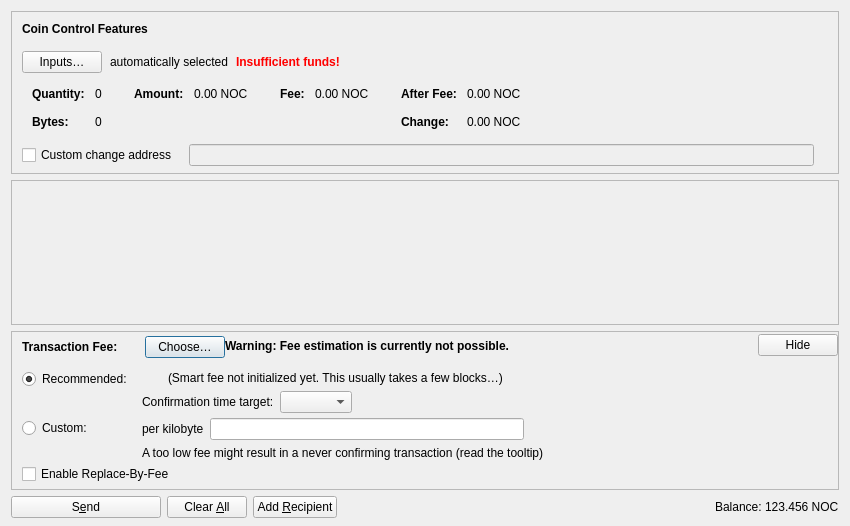
<?xml version="1.0" encoding="UTF-8"?>
<ui version="4.0">
 <class>SendCoinsDialog</class>
 <widget class="QDialog" name="SendCoinsDialog">
  <property name="geometry">
   <rect>
    <x>0</x>
    <y>0</y>
    <width>850</width>
    <height>526</height>
   </rect>
  </property>
  <property name="windowTitle">
   <string>Send Coins</string>
  </property>
  <layout class="QVBoxLayout" name="verticalLayout" stretch="0,1,0,0">
   <property name="bottomMargin">
    <number>8</number>
   </property>
   <item>
    <widget class="QFrame" name="frameCoinControl">
     <property name="sizePolicy">
      <sizepolicy hsizetype="Expanding" vsizetype="Expanding">
       <horstretch>0</horstretch>
       <verstretch>0</verstretch>
      </sizepolicy>
     </property>
     <property name="maximumSize">
      <size>
       <width>16777215</width>
       <height>16777215</height>
      </size>
     </property>
     <property name="frameShape">
      <enum>QFrame::StyledPanel</enum>
     </property>
     <property name="frameShadow">
      <enum>QFrame::Sunken</enum>
     </property>
     <layout class="QVBoxLayout" name="verticalLayoutCoinControl2">
      <property name="spacing">
       <number>0</number>
      </property>
      <property name="leftMargin">
       <number>0</number>
      </property>
      <property name="topMargin">
       <number>0</number>
      </property>
      <property name="rightMargin">
       <number>0</number>
      </property>
      <property name="bottomMargin">
       <number>6</number>
      </property>
      <item>
       <layout class="QVBoxLayout" name="verticalLayoutCoinControl" stretch="0,0,0,0,1">
        <property name="spacing">
         <number>0</number>
        </property>
        <property name="leftMargin">
         <number>10</number>
        </property>
        <property name="topMargin">
         <number>10</number>
        </property>
        <item>
         <layout class="QHBoxLayout" name="horizontalLayoutCoinControl1">
          <property name="bottomMargin">
           <number>15</number>
          </property>
          <item>
           <widget class="QLabel" name="labelCoinControlFeatures">
            <property name="sizePolicy">
             <sizepolicy hsizetype="Preferred" vsizetype="Maximum">
              <horstretch>0</horstretch>
              <verstretch>0</verstretch>
             </sizepolicy>
            </property>
            <property name="font">
             <font>
              <weight>75</weight>
              <bold>true</bold>
             </font>
            </property>
            <property name="styleSheet">
             <string notr="true">font-weight:bold;</string>
            </property>
            <property name="text">
             <string>Coin Control Features</string>
            </property>
           </widget>
          </item>
         </layout>
        </item>
        <item>
         <layout class="QHBoxLayout" name="horizontalLayoutCoinControl2" stretch="0,0,0,0">
          <property name="spacing">
           <number>8</number>
          </property>
          <property name="bottomMargin">
           <number>10</number>
          </property>
          <item>
           <widget class="QPushButton" name="pushButtonCoinControl">
            <property name="styleSheet">
             <string notr="true"/>
            </property>
            <property name="text">
             <string>Inputs…</string>
            </property>
            <property name="autoDefault">
             <bool>false</bool>
            </property>
           </widget>
          </item>
          <item>
           <widget class="QLabel" name="labelCoinControlAutomaticallySelected">
            <property name="text">
             <string>automatically selected</string>
            </property>
            <property name="margin">
             <number>5</number>
            </property>
           </widget>
          </item>
          <item>
           <widget class="QLabel" name="labelCoinControlInsuffFunds">
            <property name="font">
             <font>
              <weight>75</weight>
              <bold>true</bold>
             </font>
            </property>
            <property name="styleSheet">
             <string notr="true">color:red;font-weight:bold;</string>
            </property>
            <property name="text">
             <string>Insufficient funds!</string>
            </property>
            <property name="margin">
             <number>5</number>
            </property>
           </widget>
          </item>
          <item>
           <spacer name="horizontalSpacerCoinControl">
            <property name="orientation">
             <enum>Qt::Horizontal</enum>
            </property>
            <property name="sizeHint" stdset="0">
             <size>
              <width>40</width>
              <height>1</height>
             </size>
            </property>
           </spacer>
          </item>
         </layout>
        </item>
        <item>
         <widget class="QWidget" name="widgetCoinControl" native="true">
          <property name="sizePolicy">
           <sizepolicy hsizetype="Preferred" vsizetype="Preferred">
            <horstretch>0</horstretch>
            <verstretch>0</verstretch>
           </sizepolicy>
          </property>
          <property name="minimumSize">
           <size>
            <width>0</width>
            <height>0</height>
           </size>
          </property>
          <property name="styleSheet">
           <string notr="true"/>
          </property>
          <layout class="QHBoxLayout" name="horizontalLayoutCoinControl5">
           <property name="leftMargin">
            <number>0</number>
           </property>
           <property name="topMargin">
            <number>0</number>
           </property>
           <property name="rightMargin">
            <number>0</number>
           </property>
           <property name="bottomMargin">
            <number>0</number>
           </property>
           <item>
            <layout class="QHBoxLayout" name="horizontalLayoutCoinControl3" stretch="0,0,0,1">
             <property name="spacing">
              <number>20</number>
             </property>
             <property name="topMargin">
              <number>0</number>
             </property>
             <property name="bottomMargin">
              <number>10</number>
             </property>
             <item>
              <layout class="QFormLayout" name="formLayoutCoinControl1">
               <property name="labelAlignment">
                <set>Qt::AlignLeft|Qt::AlignVCenter</set>
               </property>
               <property name="horizontalSpacing">
                <number>10</number>
               </property>
               <property name="verticalSpacing">
                <number>14</number>
               </property>
               <property name="leftMargin">
                <number>10</number>
               </property>
               <property name="topMargin">
                <number>4</number>
               </property>
               <property name="rightMargin">
                <number>6</number>
               </property>
               <item row="0" column="0">
                <widget class="QLabel" name="labelCoinControlQuantityText">
                 <property name="font">
                  <font>
                   <weight>75</weight>
                   <bold>true</bold>
                  </font>
                 </property>
                 <property name="text">
                  <string>Quantity:</string>
                 </property>
                 <property name="margin">
                  <number>0</number>
                 </property>
                </widget>
               </item>
               <item row="0" column="1">
                <widget class="QLabel" name="labelCoinControlQuantity">
                 <property name="cursor">
                  <cursorShape>IBeamCursor</cursorShape>
                 </property>
                 <property name="contextMenuPolicy">
                  <enum>Qt::ActionsContextMenu</enum>
                 </property>
                 <property name="text">
                  <string notr="true">0</string>
                 </property>
                 <property name="margin">
                  <number>0</number>
                 </property>
                 <property name="textInteractionFlags">
                  <set>Qt::LinksAccessibleByMouse|Qt::TextSelectableByKeyboard|Qt::TextSelectableByMouse</set>
                 </property>
                </widget>
               </item>
               <item row="1" column="0">
                <widget class="QLabel" name="labelCoinControlBytesText">
                 <property name="font">
                  <font>
                   <weight>75</weight>
                   <bold>true</bold>
                  </font>
                 </property>
                 <property name="text">
                  <string>Bytes:</string>
                 </property>
                </widget>
               </item>
               <item row="1" column="1">
                <widget class="QLabel" name="labelCoinControlBytes">
                 <property name="cursor">
                  <cursorShape>IBeamCursor</cursorShape>
                 </property>
                 <property name="contextMenuPolicy">
                  <enum>Qt::ActionsContextMenu</enum>
                 </property>
                 <property name="text">
                  <string notr="true">0</string>
                 </property>
                 <property name="textInteractionFlags">
                  <set>Qt::LinksAccessibleByMouse|Qt::TextSelectableByKeyboard|Qt::TextSelectableByMouse</set>
                 </property>
                </widget>
               </item>
              </layout>
             </item>
             <item>
              <layout class="QFormLayout" name="formLayoutCoinControl2">
               <property name="horizontalSpacing">
                <number>10</number>
               </property>
               <property name="verticalSpacing">
                <number>14</number>
               </property>
               <property name="leftMargin">
                <number>6</number>
               </property>
               <property name="topMargin">
                <number>4</number>
               </property>
               <property name="rightMargin">
                <number>6</number>
               </property>
               <item row="0" column="0">
                <widget class="QLabel" name="labelCoinControlAmountText">
                 <property name="font">
                  <font>
                   <weight>75</weight>
                   <bold>true</bold>
                  </font>
                 </property>
                 <property name="text">
                  <string>Amount:</string>
                 </property>
                 <property name="margin">
                  <number>0</number>
                 </property>
                </widget>
               </item>
               <item row="0" column="1">
                <widget class="QLabel" name="labelCoinControlAmount">
                 <property name="cursor">
                  <cursorShape>IBeamCursor</cursorShape>
                 </property>
                 <property name="contextMenuPolicy">
                  <enum>Qt::ActionsContextMenu</enum>
                 </property>
                 <property name="text">
                  <string notr="true">0.00 NOC</string>
                 </property>
                 <property name="textInteractionFlags">
                  <set>Qt::LinksAccessibleByMouse|Qt::TextSelectableByKeyboard|Qt::TextSelectableByMouse</set>
                 </property>
                </widget>
               </item>
              </layout>
             </item>
             <item>
              <layout class="QFormLayout" name="formLayoutCoinControl3">
               <property name="horizontalSpacing">
                <number>10</number>
               </property>
               <property name="verticalSpacing">
                <number>14</number>
               </property>
               <property name="leftMargin">
                <number>6</number>
               </property>
               <property name="topMargin">
                <number>4</number>
               </property>
               <property name="rightMargin">
                <number>6</number>
               </property>
               <item row="0" column="0">
                <widget class="QLabel" name="labelCoinControlFeeText">
                 <property name="font">
                  <font>
                   <weight>75</weight>
                   <bold>true</bold>
                  </font>
                 </property>
                 <property name="text">
                  <string>Fee:</string>
                 </property>
                 <property name="margin">
                  <number>0</number>
                 </property>
                </widget>
               </item>
               <item row="0" column="1">
                <widget class="QLabel" name="labelCoinControlFee">
                 <property name="cursor">
                  <cursorShape>IBeamCursor</cursorShape>
                 </property>
                 <property name="contextMenuPolicy">
                  <enum>Qt::ActionsContextMenu</enum>
                 </property>
                 <property name="text">
                  <string notr="true">0.00 NOC</string>
                 </property>
                 <property name="textInteractionFlags">
                  <set>Qt::LinksAccessibleByMouse|Qt::TextSelectableByKeyboard|Qt::TextSelectableByMouse</set>
                 </property>
                </widget>
               </item>
              </layout>
             </item>
             <item>
              <layout class="QFormLayout" name="formLayoutCoinControl4">
               <property name="labelAlignment">
                <set>Qt::AlignLeft|Qt::AlignVCenter</set>
               </property>
               <property name="horizontalSpacing">
                <number>10</number>
               </property>
               <property name="verticalSpacing">
                <number>14</number>
               </property>
               <property name="leftMargin">
                <number>6</number>
               </property>
               <property name="topMargin">
                <number>4</number>
               </property>
               <property name="rightMargin">
                <number>6</number>
               </property>
               <item row="0" column="0">
                <widget class="QLabel" name="labelCoinControlAfterFeeText">
                 <property name="font">
                  <font>
                   <weight>75</weight>
                   <bold>true</bold>
                  </font>
                 </property>
                 <property name="text">
                  <string>After Fee:</string>
                 </property>
                 <property name="margin">
                  <number>0</number>
                 </property>
                </widget>
               </item>
               <item row="0" column="1">
                <widget class="QLabel" name="labelCoinControlAfterFee">
                 <property name="cursor">
                  <cursorShape>IBeamCursor</cursorShape>
                 </property>
                 <property name="contextMenuPolicy">
                  <enum>Qt::ActionsContextMenu</enum>
                 </property>
                 <property name="text">
                  <string notr="true">0.00 NOC</string>
                 </property>
                 <property name="textInteractionFlags">
                  <set>Qt::LinksAccessibleByMouse|Qt::TextSelectableByKeyboard|Qt::TextSelectableByMouse</set>
                 </property>
                </widget>
               </item>
               <item row="1" column="0">
                <widget class="QLabel" name="labelCoinControlChangeText">
                 <property name="font">
                  <font>
                   <weight>75</weight>
                   <bold>true</bold>
                  </font>
                 </property>
                 <property name="text">
                  <string>Change:</string>
                 </property>
                </widget>
               </item>
               <item row="1" column="1">
                <widget class="QLabel" name="labelCoinControlChange">
                 <property name="cursor">
                  <cursorShape>IBeamCursor</cursorShape>
                 </property>
                 <property name="contextMenuPolicy">
                  <enum>Qt::ActionsContextMenu</enum>
                 </property>
                 <property name="text">
                  <string notr="true">0.00 NOC</string>
                 </property>
                 <property name="textInteractionFlags">
                  <set>Qt::LinksAccessibleByMouse|Qt::TextSelectableByKeyboard|Qt::TextSelectableByMouse</set>
                 </property>
                </widget>
               </item>
              </layout>
             </item>
            </layout>
           </item>
          </layout>
         </widget>
        </item>
        <item>
         <layout class="QHBoxLayout" name="horizontalLayoutCoinControl4" stretch="0,0,0">
          <property name="spacing">
           <number>12</number>
          </property>
          <property name="sizeConstraint">
           <enum>QLayout::SetDefaultConstraint</enum>
          </property>
          <property name="topMargin">
           <number>5</number>
          </property>
          <property name="rightMargin">
           <number>5</number>
          </property>
          <item>
           <widget class="QCheckBox" name="checkBoxCoinControlChange">
            <property name="toolTip">
             <string>If this is activated, but the change address is empty or invalid, change will be sent to a newly generated address.</string>
            </property>
            <property name="text">
             <string>Custom change address</string>
            </property>
           </widget>
          </item>
          <item>
           <widget class="QValidatedLineEdit" name="lineEditCoinControlChange">
            <property name="enabled">
             <bool>false</bool>
            </property>
            <property name="sizePolicy">
             <sizepolicy hsizetype="Expanding" vsizetype="Fixed">
              <horstretch>0</horstretch>
              <verstretch>0</verstretch>
             </sizepolicy>
            </property>
           </widget>
          </item>
          <item>
           <widget class="QLabel" name="labelCoinControlChangeLabel">
            <property name="sizePolicy">
             <sizepolicy hsizetype="Preferred" vsizetype="Expanding">
              <horstretch>0</horstretch>
              <verstretch>0</verstretch>
             </sizepolicy>
            </property>
            <property name="minimumSize">
             <size>
              <width>0</width>
              <height>0</height>
             </size>
            </property>
            <property name="text">
             <string/>
            </property>
            <property name="margin">
             <number>3</number>
            </property>
           </widget>
          </item>
         </layout>
        </item>
        <item>
         <spacer name="verticalSpacerCoinControl">
          <property name="orientation">
           <enum>Qt::Vertical</enum>
          </property>
          <property name="sizeHint" stdset="0">
           <size>
            <width>800</width>
            <height>1</height>
           </size>
          </property>
         </spacer>
        </item>
       </layout>
      </item>
     </layout>
    </widget>
   </item>
   <item>
    <widget class="QScrollArea" name="scrollArea">
     <property name="widgetResizable">
      <bool>true</bool>
     </property>
     <widget class="QWidget" name="scrollAreaWidgetContents">
      <property name="geometry">
       <rect>
        <x>0</x>
        <y>0</y>
        <width>830</width>
        <height>104</height>
       </rect>
      </property>
      <layout class="QVBoxLayout" name="verticalLayout_2" stretch="0,1">
       <property name="leftMargin">
        <number>0</number>
       </property>
       <property name="topMargin">
        <number>0</number>
       </property>
       <property name="rightMargin">
        <number>0</number>
       </property>
       <property name="bottomMargin">
        <number>0</number>
       </property>
       <item>
        <layout class="QVBoxLayout" name="entries">
         <property name="spacing">
          <number>6</number>
         </property>
        </layout>
       </item>
       <item>
        <spacer name="verticalSpacer">
         <property name="orientation">
          <enum>Qt::Vertical</enum>
         </property>
         <property name="sizeHint" stdset="0">
          <size>
           <width>20</width>
           <height>40</height>
          </size>
         </property>
        </spacer>
       </item>
      </layout>
     </widget>
    </widget>
   </item>
   <item>
    <widget class="QFrame" name="frameFee">
     <property name="sizePolicy">
      <sizepolicy hsizetype="Expanding" vsizetype="Expanding">
       <horstretch>0</horstretch>
       <verstretch>0</verstretch>
      </sizepolicy>
     </property>
     <property name="maximumSize">
      <size>
       <width>16777215</width>
       <height>16777215</height>
      </size>
     </property>
     <property name="frameShape">
      <enum>QFrame::StyledPanel</enum>
     </property>
     <property name="frameShadow">
      <enum>QFrame::Sunken</enum>
     </property>
     <layout class="QVBoxLayout" name="verticalLayoutFee1">
      <property name="spacing">
       <number>0</number>
      </property>
      <property name="leftMargin">
       <number>0</number>
      </property>
      <property name="topMargin">
       <number>0</number>
      </property>
      <property name="rightMargin">
       <number>0</number>
      </property>
      <property name="bottomMargin">
       <number>0</number>
      </property>
      <item>
       <layout class="QVBoxLayout" name="verticalLayoutFee2" stretch="0,0,0">
        <property name="spacing">
         <number>0</number>
        </property>
        <property name="leftMargin">
         <number>10</number>
        </property>
        <property name="topMargin">
         <number>0</number>
        </property>
        <item>
         <layout class="QHBoxLayout" name="horizontalLayoutFee1">
          <property name="bottomMargin">
           <number>0</number>
          </property>
          <item>
           <layout class="QVBoxLayout" name="verticalLayoutFee7">
            <property name="spacing">
             <number>0</number>
            </property>
            <item>
             <spacer name="verticalSpacerSmartFee">
              <property name="orientation">
               <enum>Qt::Vertical</enum>
              </property>
              <property name="sizeType">
               <enum>QSizePolicy::Fixed</enum>
              </property>
              <property name="sizeHint" stdset="0">
               <size>
                <width>1</width>
                <height>4</height>
               </size>
              </property>
             </spacer>
            </item>
            <item>
             <layout class="QHBoxLayout" name="horizontalLayoutSmartFee">
              <property name="spacing">
               <number>10</number>
              </property>
              <item>
               <widget class="QLabel" name="labelFeeHeadline">
                <property name="sizePolicy">
                 <sizepolicy hsizetype="Preferred" vsizetype="Maximum">
                  <horstretch>0</horstretch>
                  <verstretch>0</verstretch>
                 </sizepolicy>
                </property>
                <property name="font">
                 <font>
                  <weight>75</weight>
                  <bold>true</bold>
                 </font>
                </property>
                <property name="styleSheet">
                 <string notr="true">font-weight:bold;</string>
                </property>
                <property name="text">
                 <string>Transaction Fee:</string>
                </property>
               </widget>
              </item>
              <item>
               <widget class="QLabel" name="labelFeeMinimized">
                <property name="text">
                 <string/>
                </property>
               </widget>
              </item>
              <item>
               <widget class="QPushButton" name="buttonChooseFee">
                <property name="text">
                 <string>Choose…</string>
                </property>
               </widget>
              </item>
             </layout>
            </item>
            <item>
             <spacer name="verticalSpacer_5">
              <property name="orientation">
               <enum>Qt::Vertical</enum>
              </property>
              <property name="sizeHint" stdset="0">
               <size>
                <width>1</width>
                <height>1</height>
               </size>
              </property>
             </spacer>
            </item>
           </layout>
          </item>
          <item>
           <widget class="QLabel" name="fallbackFeeWarningLabel">
            <property name="toolTip">
             <string>Using the fallbackfee can result in sending a transaction that will take several hours or days (or never) to confirm. Consider choosing your fee manually or wait until you have validated the complete chain.</string>
            </property>
            <property name="font">
            <font>
                <weight>75</weight>
                <bold>true</bold>
            </font>
            </property>
            <property name="text">
             <string>Warning: Fee estimation is currently not possible.</string>
            </property>
            <property name="wordWrap">
             <bool>false</bool>
            </property>
           </widget>
          </item>
          <item>
           <spacer name="horizontalSpacer_4">
            <property name="orientation">
             <enum>Qt::Horizontal</enum>
            </property>
            <property name="sizeType">
             <enum>QSizePolicy::MinimumExpanding</enum>
            </property>
            <property name="sizeHint" stdset="0">
             <size>
              <width>40</width>
              <height>20</height>
             </size>
            </property>
           </spacer>
          </item>
          <item>
           <widget class="QPushButton" name="buttonMinimizeFee">
            <property name="toolTip">
             <string>Hide transaction fee settings</string>
            </property>
            <property name="text">
             <string>Hide</string>
            </property>
           </widget>
          </item>
         </layout>
        </item>
        <item>
         <widget class="QFrame" name="frameFeeSelection">
          <layout class="QVBoxLayout" name="verticalLayoutFee12">
           <property name="spacing">
            <number>0</number>
           </property>
           <property name="leftMargin">
            <number>0</number>
           </property>
           <property name="topMargin">
            <number>0</number>
           </property>
           <property name="rightMargin">
            <number>0</number>
           </property>
           <property name="bottomMargin">
            <number>0</number>
           </property>
           <item>
            <layout class="QGridLayout" name="gridLayoutFee">
             <property name="topMargin">
              <number>10</number>
             </property>
             <property name="bottomMargin">
              <number>4</number>
             </property>
             <property name="horizontalSpacing">
              <number>10</number>
             </property>
             <property name="verticalSpacing">
              <number>4</number>
             </property>
             <item row="1" column="1">
              <layout class="QVBoxLayout" name="verticalLayoutFee8">
               <property name="spacing">
                <number>6</number>
               </property>
               <item>
                <layout class="QHBoxLayout" name="horizontalLayoutFee13">
                 <item>
                  <widget class="QLabel" name="labelCustomPerKilobyte">
                   <property name="toolTip">
                    <string>Specify a custom fee per kB (1,000 bytes) of the transaction's virtual size.

Note:  Since the fee is calculated on a per-byte basis, a fee rate of "100 satoshis per kvB" for a transaction size of 500 virtual bytes (half of 1 kvB) would ultimately yield a fee of only 50 satoshis.</string>
                   </property>
                   <property name="text">
                    <string>per kilobyte</string>
                   </property>
                  </widget>
                 </item>
                 <item>
                  <widget class="NovacoinAmountField" name="customFee"/>
                 </item>
                 <item>
                  <spacer name="horizontalSpacer_6">
                   <property name="orientation">
                    <enum>Qt::Horizontal</enum>
                   </property>
                   <property name="sizeHint" stdset="0">
                    <size>
                     <width>1</width>
                     <height>1</height>
                    </size>
                   </property>
                  </spacer>
                 </item>
                </layout>
               </item>
               <item>
                <layout class="QHBoxLayout" name="horizontalLayoutFee8">
                 <item>
                  <widget class="QLabel" name="labelCustomFeeWarning">
                   <property name="enabled">
                    <bool>true</bool>
                   </property>
                   <property name="toolTip">
                    <string>When there is less transaction volume than space in the blocks, miners as well as relaying nodes may enforce a minimum fee. Paying only this minimum fee is just fine, but be aware that this can result in a never confirming transaction once there is more demand for novacoin transactions than the network can process.</string>
                   </property>
                   <property name="text">
                    <string>A too low fee might result in a never confirming transaction (read the tooltip)</string>
                   </property>
                  </widget>
                 </item>
                 <item>
                  <spacer name="horizontalSpacer_2">
                   <property name="orientation">
                    <enum>Qt::Horizontal</enum>
                   </property>
                   <property name="sizeHint" stdset="0">
                    <size>
                     <width>1</width>
                     <height>1</height>
                    </size>
                   </property>
                  </spacer>
                 </item>
                </layout>
               </item>
              </layout>
             </item>
             <item row="0" column="0">
              <layout class="QVBoxLayout" name="verticalLayoutFee4" stretch="0,1">
               <item>
                <widget class="QRadioButton" name="radioSmartFee">
                 <property name="text">
                  <string>Recommended:</string>
                 </property>
                 <property name="checked">
                  <bool>true</bool>
                 </property>
                 <attribute name="buttonGroup">
                  <string notr="true">groupFee</string>
                 </attribute>
                </widget>
               </item>
               <item>
                <spacer name="verticalSpacer_2">
                 <property name="orientation">
                  <enum>Qt::Vertical</enum>
                 </property>
                 <property name="sizeHint" stdset="0">
                  <size>
                   <width>1</width>
                   <height>1</height>
                  </size>
                 </property>
                </spacer>
               </item>
              </layout>
             </item>
             <item row="1" column="0">
              <layout class="QVBoxLayout" name="verticalLayoutFee9" stretch="0,1">
               <item>
                <widget class="QRadioButton" name="radioCustomFee">
                 <property name="text">
                  <string>Custom:</string>
                 </property>
                 <attribute name="buttonGroup">
                  <string notr="true">groupFee</string>
                 </attribute>
                </widget>
               </item>
               <item>
                <spacer name="verticalSpacer_6">
                 <property name="orientation">
                  <enum>Qt::Vertical</enum>
                 </property>
                 <property name="sizeHint" stdset="0">
                  <size>
                   <width>1</width>
                   <height>1</height>
                  </size>
                 </property>
                </spacer>
               </item>
              </layout>
             </item>
             <item row="0" column="1">
              <layout class="QVBoxLayout" name="verticalLayoutFee3" stretch="0,0,1">
               <property name="spacing">
                <number>6</number>
               </property>
               <property name="topMargin">
                <number>2</number>
               </property>
               <item>
                <layout class="QHBoxLayout" name="horizontalLayoutFee12">
                 <item>
                  <widget class="QLabel" name="labelSmartFee">
                   <property name="text">
                    <string/>
                   </property>
                  </widget>
                 </item>
                 <item>
                  <widget class="QLabel" name="labelFeeEstimation">
                   <property name="text">
                    <string/>
                   </property>
                  </widget>
                 </item>
                 <item>
                  <widget class="QLabel" name="labelSmartFee2">
                   <property name="text">
                    <string>(Smart fee not initialized yet. This usually takes a few blocks…)</string>
                   </property>
                  </widget>
                 </item>
                 <item>
                  <spacer name="horizontalSpacer_5">
                   <property name="orientation">
                    <enum>Qt::Horizontal</enum>
                   </property>
                   <property name="sizeHint" stdset="0">
                    <size>
                     <width>1</width>
                     <height>1</height>
                    </size>
                   </property>
                  </spacer>
                 </item>
                </layout>
               </item>
               <item>
                <layout class="QHBoxLayout" name="horizontalLayoutFee9">
                 <item>
                  <layout class="QVBoxLayout" name="verticalLayoutFee6">
                   <item>
                    <widget class="QLabel" name="labelSmartFee3">
                     <property name="text">
                      <string>Confirmation time target:</string>
                     </property>
                    </widget>
                   </item>
                  </layout>
                 </item>
                 <item>
                  <layout class="QVBoxLayout" name="verticalLayoutFee5">
                   <property name="rightMargin">
                    <number>30</number>
                   </property>
                   <item>
                    <layout class="QHBoxLayout" name="horizontalLayoutConfTarget">
                     <property name="bottomMargin">
                      <number>0</number>
                     </property>
                     <item>
                      <widget class="QComboBox" name="confTargetSelector"/>
                     </item>
                     <item>
                      <spacer name="horizontalSpacerConfTarget">
                       <property name="orientation">
                        <enum>Qt::Horizontal</enum>
                       </property>
                       <property name="sizeHint" stdset="0">
                        <size>
                         <width>40</width>
                         <height>20</height>
                        </size>
                       </property>
                      </spacer>
                     </item>
                    </layout>
                   </item>
                  </layout>
                 </item>
                </layout>
               </item>
               <item>
                <spacer name="verticalSpacer_4">
                 <property name="orientation">
                  <enum>Qt::Vertical</enum>
                 </property>
                 <property name="sizeHint" stdset="0">
                  <size>
                   <width>1</width>
                   <height>1</height>
                  </size>
                 </property>
                </spacer>
               </item>
              </layout>
             </item>
            </layout>
           </item>
           <item>
            <widget class="QCheckBox" name="optInRBF">
             <property name="text">
              <string>Enable Replace-By-Fee</string>
             </property>
             <property name="toolTip">
              <string>With Replace-By-Fee (BIP-125) you can increase a transaction's fee after it is sent. Without this, a higher fee may be recommended to compensate for increased transaction delay risk.</string>
             </property>
            </widget>
           </item>
          </layout>
         </widget>
        </item>
        <item>
         <spacer name="verticalSpacerFee">
          <property name="orientation">
           <enum>Qt::Vertical</enum>
          </property>
          <property name="sizeHint" stdset="0">
           <size>
            <width>40</width>
            <height>5</height>
           </size>
          </property>
         </spacer>
        </item>
       </layout>
      </item>
     </layout>
    </widget>
   </item>
   <item>
    <layout class="QHBoxLayout" name="horizontalLayout">
     <item>
      <widget class="QPushButton" name="sendButton">
       <property name="minimumSize">
        <size>
         <width>150</width>
         <height>0</height>
        </size>
       </property>
       <property name="toolTip">
        <string>Confirm the send action</string>
       </property>
       <property name="text">
        <string>S&amp;end</string>
       </property>
       <property name="icon">
        <iconset resource="../novacoin.qrc">
         <normaloff>:/icons/send</normaloff>:/icons/send</iconset>
       </property>
       <property name="autoDefault">
        <bool>false</bool>
       </property>
       <property name="default">
        <bool>false</bool>
       </property>
      </widget>
     </item>
     <item>
      <widget class="QPushButton" name="clearButton">
       <property name="sizePolicy">
        <sizepolicy hsizetype="Minimum" vsizetype="Fixed">
         <horstretch>0</horstretch>
         <verstretch>0</verstretch>
        </sizepolicy>
       </property>
       <property name="toolTip">
        <string>Clear all fields of the form.</string>
       </property>
       <property name="text">
        <string>Clear &amp;All</string>
       </property>
       <property name="icon">
        <iconset resource="../novacoin.qrc">
         <normaloff>:/icons/remove</normaloff>:/icons/remove</iconset>
       </property>
       <property name="autoDefault">
        <bool>false</bool>
       </property>
      </widget>
     </item>
     <item>
      <widget class="QPushButton" name="addButton">
       <property name="toolTip">
        <string>Send to multiple recipients at once</string>
       </property>
       <property name="text">
        <string>Add &amp;Recipient</string>
       </property>
       <property name="icon">
        <iconset resource="../novacoin.qrc">
         <normaloff>:/icons/add</normaloff>:/icons/add</iconset>
       </property>
       <property name="autoDefault">
        <bool>false</bool>
       </property>
      </widget>
     </item>
     <item>
      <spacer name="horizontalSpacer">
       <property name="orientation">
        <enum>Qt::Horizontal</enum>
       </property>
       <property name="sizeHint" stdset="0">
        <size>
         <width>40</width>
         <height>20</height>
        </size>
       </property>
      </spacer>
     </item>
     <item>
      <layout class="QHBoxLayout" name="horizontalLayout_2">
       <property name="spacing">
        <number>3</number>
       </property>
       <item>
        <widget class="QLabel" name="labelBalanceName">
         <property name="sizePolicy">
          <sizepolicy hsizetype="Preferred" vsizetype="Fixed">
           <horstretch>0</horstretch>
           <verstretch>0</verstretch>
          </sizepolicy>
         </property>
         <property name="text">
          <string>Balance:</string>
         </property>
        </widget>
       </item>
       <item>
        <widget class="QLabel" name="labelBalance">
         <property name="sizePolicy">
          <sizepolicy hsizetype="Preferred" vsizetype="Fixed">
           <horstretch>0</horstretch>
           <verstretch>0</verstretch>
          </sizepolicy>
         </property>
         <property name="cursor">
          <cursorShape>IBeamCursor</cursorShape>
         </property>
         <property name="text">
          <string notr="true">123.456 NOC</string>
         </property>
         <property name="textInteractionFlags">
          <set>Qt::LinksAccessibleByMouse|Qt::TextSelectableByKeyboard|Qt::TextSelectableByMouse</set>
         </property>
        </widget>
       </item>
      </layout>
     </item>
    </layout>
   </item>
  </layout>
 </widget>
 <customwidgets>
  <customwidget>
   <class>QValidatedLineEdit</class>
   <extends>QLineEdit</extends>
   <header>qt/qvalidatedlineedit.h</header>
  </customwidget>
  <customwidget>
   <class>NovacoinAmountField</class>
   <extends>QLineEdit</extends>
   <header>qt/novacoinamountfield.h</header>
   <container>1</container>
  </customwidget>
 </customwidgets>
 <resources>
  <include location="../novacoin.qrc"/>
 </resources>
 <connections/>
 <buttongroups>
  <buttongroup name="groupFee"/>
 </buttongroups>
</ui>
